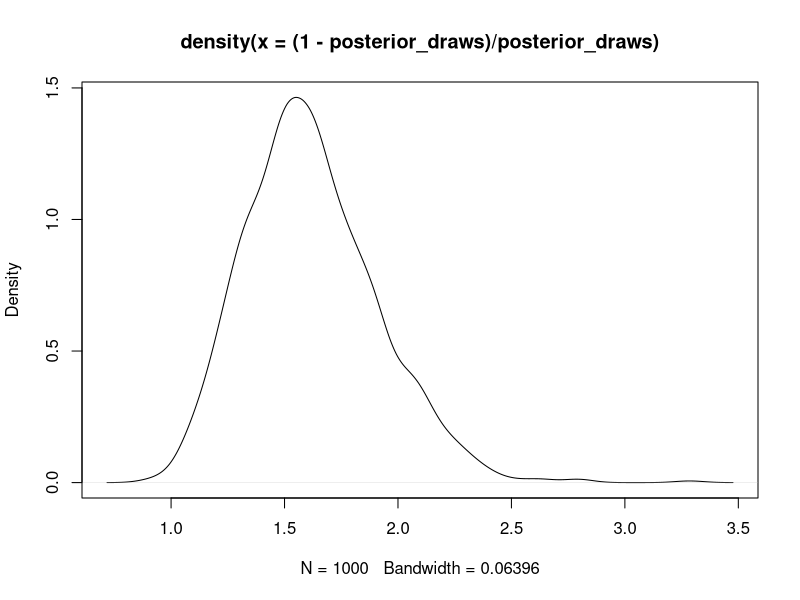

Write R code to recreate this figure.
#exam 21-06-03
# 1a)
n = 100
s = 38
f = 100 - s
alfa = 16
beta = 24

nDraws = 1000
posterior_draws = rbeta(nDraws, alfa + s, beta + f)

1 - pbeta(0.4, alfa + s, beta + f)

plot(density((1 - posterior_draws)/ posterior_draws))

# 1b)
ratio = (1 - posterior_draws) / posterior_draws
quantile(ratio, 0.025)
quantile(ratio, 0.975)

# 1c)
beta(alfa + s, beta + f) / beta(alfa, beta)

# 1d)
set.seed(12345)
alpha_1 = 20
alpha_2 = 20
alpha_3 = 20

y1 = 38
y2 = 27
y3 = 35

nDraws = 1000
posterior = matrix(nrow=nDraws, ncol=3)
posterior[,1] = rgamma(nDraws, alpha_1 + y1, 1)
posterior[,2] = rgamma(nDraws, alpha_2 + y2, 1)
posterior[,3] = rgamma(nDraws, alpha_3 + y3, 1)
for (i in 1:nDraws){
  sum = sum(posterior[i,])
  posterior[i,1] = posterior[i,1] / sum
  posterior[i,2] = posterior[i,2] / sum
  posterior[i,3] = posterior[i,3] / sum
}
mean(posterior[,1] > posterior[,3])

# -------------------------------------------------------------------------------------
# 2
